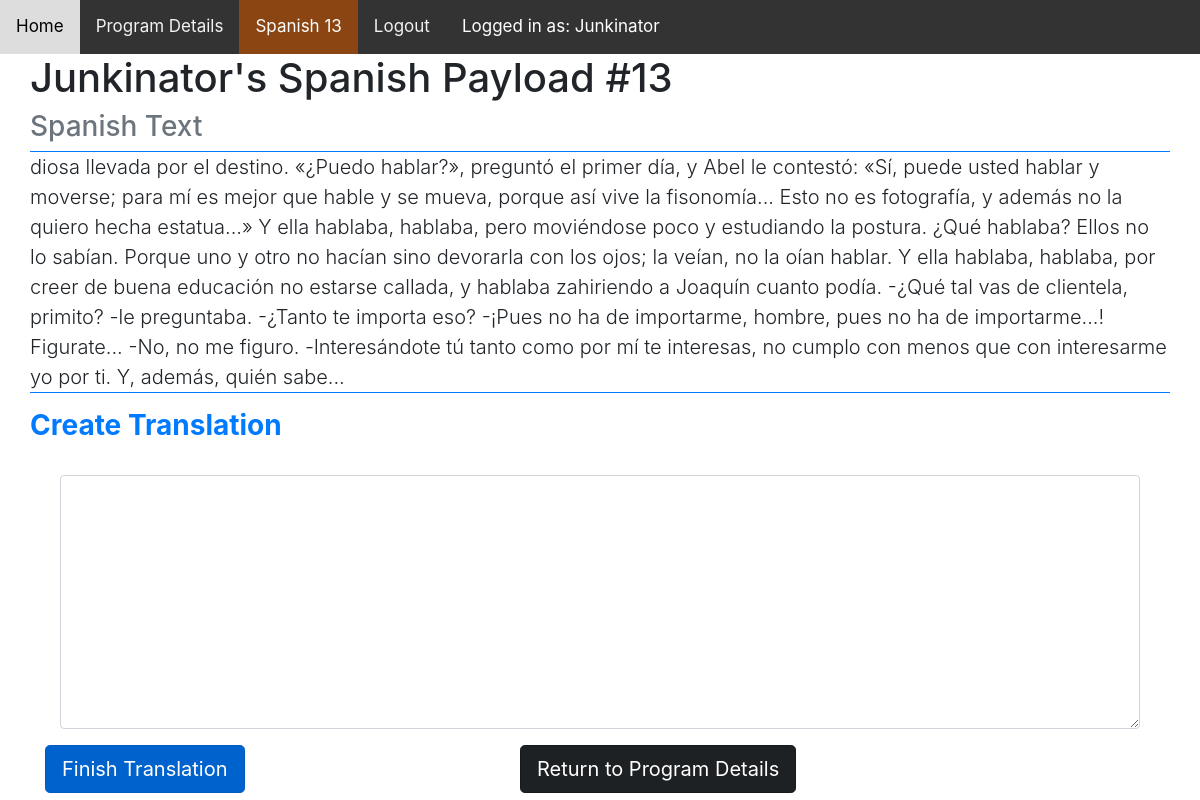
/retranslation/Junkinator/spanish/13 (signed in), run on an earlier commit of the app's database.
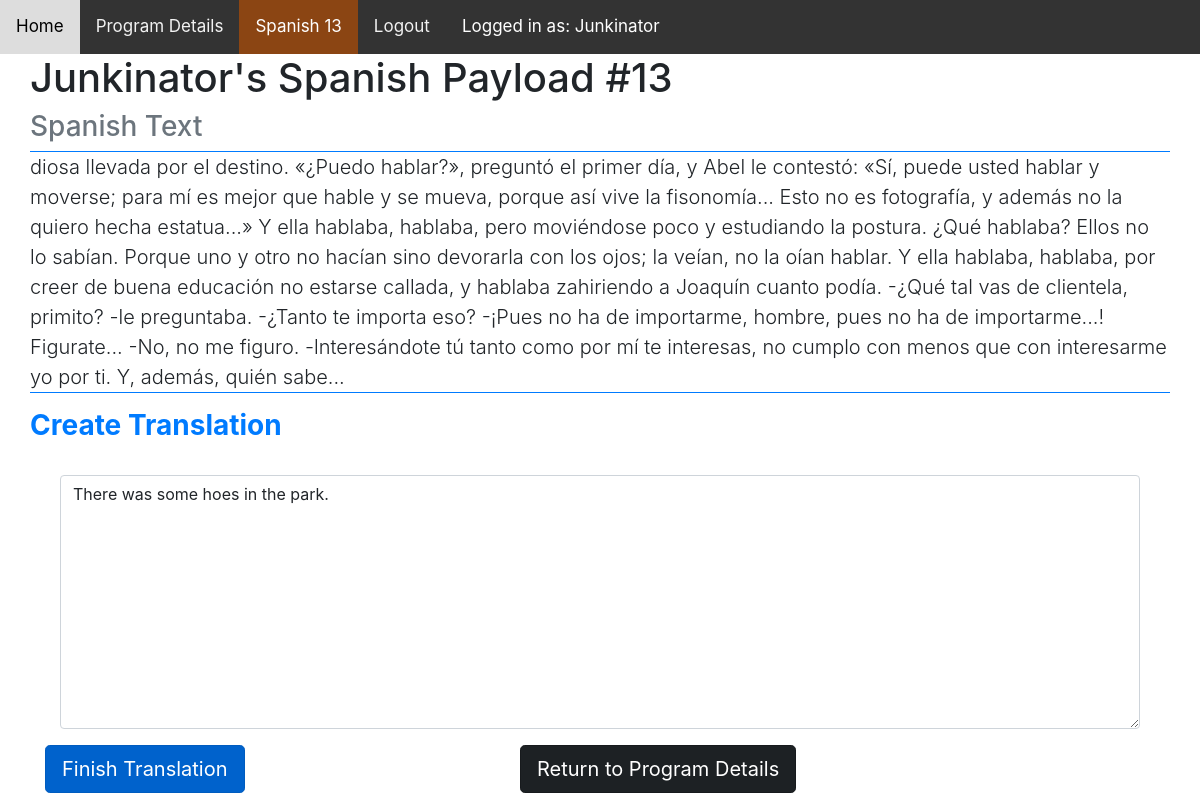
And on a later commit of the database.
### reTranslation/models.py (models this page shows, shortened)
class Reponse(models.Model):
    program = models.ForeignKey(Program,
                                on_delete=models.CASCADE,
                                related_name='reponses')
    payload = models.ForeignKey(Payload,
                                on_delete=models.PROTECT,
                                related_name='reponses')
    textresponse = models.TextField(max_length=100000,
                                    default=None,verbose_name="Your Translation")
    finished = models.BooleanField(default=False)
    created = models.DateTimeField(default=timezone.now)
    class Meta:
        ordering = ['payload__payloadnumber',]

### reTranslation/views.py (the view)
# urls.py: path('<slug:user>/<slug:programname>/<int:payloadnumber>', views.response_detail,
@login_required
def response_detail(request, user, programname, payloadnumber):
    if user != request.user.username:
        return redirect('retranslation:list_programs')
    program = get_object_or_404(Program,
                                member__username=user,
                                programName=programname)
    payload = get_object_or_404(Payload,
                                programName=programname,
                                payloadnumber=payloadnumber)
    new_response = None
    mylast = ""
    if request.method =='POST':
        response_form = ResponseForm(data=request.POST)
        if response_form.is_valid():
            new_response = response_form.save(commit=False)
            response = Reponse.objects.get(program__member__username=user,
                                           program__programName=programname,
                                           payload__payloadnumber=payloadnumber)
            response.textresponse = new_response.textresponse
            response.program = program
            response.finished = True
            response.created = timezone.now()
            response.save()
            new_response = True
    else:
        response_form = ResponseForm()
    try:
        response = Reponse.objects.get(program__member__username=user,
                                          program__programName=programname,
                                          payload__payloadnumber=payloadnumber)
        mylast = response.textresponse
        initdic = {"textresponse":mylast}
        response_form = ResponseForm(initial=initdic)
        if not response.finished:
            response = None
    except:
        response = None
        tempResponse = Reponse(program=program,
                               payload=payload,
                               textresponse="")
        program.programCount += 1
        program.save()
        tempResponse.program = program
        tempResponse.save()
    return render(request,
                  'reTranslation/responsedetail.html',
                  {'program':program,
                   'response':response,
                   'payload':payload,
                   'response_form':response_form,
                   'new_response':new_response,
                   'autofilled':mylast})

### reTranslation/forms.py
class ResponseForm(forms.ModelForm):
    class Meta:
        model = Reponse
        fields = ('textresponse',)

### reTranslation/models.py (called while the page is built)
    def __str__(self):
        return self.programName + " " + str(self.payloadnumber)

### reTranslation/templates/reTranslation/responsedetail.html (shortened to what this page needs)
{% extends "reTranslation/base.html" %}
{% load static %}
{% load crispy_forms_filters %}
{% load crispy_forms_tags %}
{% block dynamicNav %}
    <a href="{% url 'retranslation:list_programs' %}">Home</a>
    <a href="{% url 'retranslation:program_detail' user=request.user.username programname=program.programName %}">
        Program Details
        <a class="active">{{ payload|capfirst }}</a>
    </a>
    {% if request.user.is_authenticated %}
        <a href="{% url 'retranslation:logout' %}">Logout</a>
    {% endif %}
    <a class="text-white">Logged in as: {{ request.user.username|capfirst }}</a>
{% endblock %}
{% block content %}
    <div class="container">
        <div class="row">
            <h1>{{ program.member.username|capfirst }}'s {{ program.programName|capfirst }} Payload
                #{{ payload.payloadnumber }}</h1>
        </div>
        <div class="row">
            <h3 class="text-secondary">{{ program.programName|capfirst }} Text</h3>
        </div>
        <div class="row">
            <p class="lead text-body border-top border-bottom border-primary">
                {{ payload.content }}
            </p>
        </div>
        {% if response %}
            {% if new_response %}
                <div class="row">
                    <div class="col-lg-10">
                        <h1 class="alert-success text-success text-center">Your Translation has been Finished!</h1>
                    </div>
                </div>
            {% endif %}
            <div class="row">
                <h3 class="text-secondary">Your Translation</h3>
            </div>
            <div class="row">
                <p class="lead text-body border-top border-bottom border-secondary">
                    {{ response.textresponse }}
                </p>
            </div>
            <div class="row">
                <div class="col-5">
                    <a class="btn btn-lg btn-dark active"
                       href="{% url "retranslation:program_detail" user=request.user.username programname=program.programName %}">
                        Return to Program Details
                    </a>
                </div>
                {% if new_response %}
                <div class="col-5">
                    <a class="btn btn-lg btn-danger active" href="{{ program.get_next_payload_url }}">
                        Start Translation Number: {{ program.programCount }}
                    </a>
                </div>
                {% endif %}
            </div>
        {% else %}
            <div class="row">
                <h3 class="text-primary font-weight-bold ">Create Translation</h3>
            </div>
            <form method="post">
                <div class="col-lg text-secondary">
                    <div id="div_id_textresponse" class="form-group">
                        <div class="">
                        <textarea name="textresponse" cols="150" rows="10" maxlength="100000"
                                  class="textarea form-control lead text-body"
                                  required id="id_textresponse">{{ autofilled }}</textarea>
                        </div>
                    </div>
                </div>
                <div class="row">
                    <div class="col-5"><input class=" btn btn-primary btn-lg active" type="submit"
                                              value="Finish Translation">
                    </div>
                    <div class="col-5">
                        <a class="btn btn-lg btn-dark active"
                           href="{% url "retranslation:program_detail" user=request.user.username programname=program.programName %}">
                            Return to Program Details
                        </a>
                    </div>
                </div>
            </form>
            <div class="row">
            </div>
            </div>
        {% endif %}
    </div>
{% endblock %}

What changed in the data, as far as the page shows it:
now on this page (row edited): Reponse: textresponse "There was some hoes in the park."
